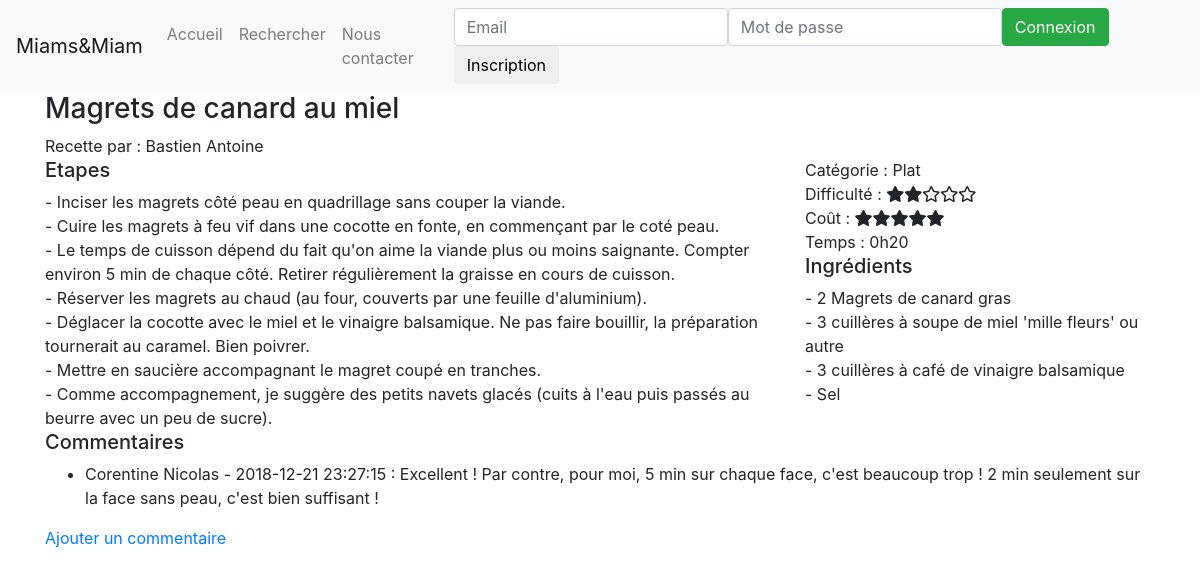
Screenshot of /recette.php?id=2 with the database file from the repository.
### tables this page shows
CREATE TABLE `recettes` (
  `id` int(11) NOT NULL,
  `nom` varchar(255) NOT NULL,
  `entree` tinyint(1) NOT NULL,
  `plat` tinyint(1) NOT NULL,
  `dessert` tinyint(1) NOT NULL,
  `cout` int(11) NOT NULL,
  `difficulte` int(11) NOT NULL,
  `idAuteur` int(11) NOT NULL,
  `temps` int(11) NOT NULL,
  `ingredients` text NOT NULL,
  `recette` text NOT NULL
);

CREATE TABLE `utilisateurs` (
  `id` int(11) NOT NULL,
  `nom` varchar(255) NOT NULL,
  `prenom` varchar(255) NOT NULL,
  `email` varchar(255) NOT NULL,
  `mdp` varchar(255) NOT NULL,
  `type` varchar(255) NOT NULL,
  `statut` varchar(255) NOT NULL
);

CREATE TABLE `commentaire` (
  `id` int(11) NOT NULL,
  `idAuteur` int(11) NOT NULL,
  `idRecette` int(11) NOT NULL,
  `date` datetime NOT NULL,
  `commentaire` text NOT NULL
);

### recette.php (the view, shortened to what this page needs)
<!doctype html>
<html lang="fr">
<head>
	<?php include("includes/header.php"); ?>
</head>
<body>
	<?php include("includes/navigation.php"); ?>
	<div class="container">
		<div class="row">
			<?php
				function formatTemps($temps) {
					$heures = intdiv($temps, 60);
					$minutes = $temps % 60;
					return $heures.'h'.$minutes;
				}
				function showRange($numberOn, $numberMax) {
					$numberOff = $numberMax - $numberOn;
					for($i = 0; $i<$numberOn; $i++) {
						echo '<i class="fas fa-star"></i>';
					}
					for($i = 0; $i<$numberOff; $i++) {
						echo '<i class="far fa-star"></i>';
					}
				}
				$idRecette = intval($_GET['id']);
				include("includes/connexionpdo.php");
				$query = $db->query("SELECT * FROM recettes WHERE id = ".$idRecette);
				$recette = $query->fetchAll()[0];
				$query = $db->query("SELECT * FROM utilisateurs WHERE id = ".$recette["idAuteur"]);
				$auteur = $query->fetchAll()[0];
			?>
			<div class="col-lg-12">
				<h3><?php echo $recette["nom"]; ?></h3>
				Recette par : <?php echo $auteur["prenom"]." ".$auteur["nom"]; ?>
			</div>
		</div>
		<div class="row">
			<div class="col-lg-8">
				<h5>Etapes</h5>
				<?php echo str_replace(array("\r\n", "\n", "\r"),'<br />' ,$recette["recette"]); ?></br>
			</div>
			<div class="col-lg-4">
				Catégorie :
				<?php
					if($recette['entree'] == 1) {
						echo 'Entrée';
					} elseif($recette['plat'] == 1) {
						echo 'Plat';
					} elseif($recette['dessert'] == 1) {
						echo 'Dessert';
					}
				?><br/>
				Difficulté : <?php showRange($recette['difficulte'], 5); ?><br/>
				Coût : <?php showRange($recette['cout'], 5); ?><br/>
				Temps : <?php echo formatTemps($recette['temps']); ?>
				<h5>Ingrédients</h5>
				<?php echo str_replace(array("\r\n", "\n", "\r"),'<br />' ,$recette["ingredients"]); ?></br>
			</div>
		</div>
		<div class="row">
			<div class="col-lg-12">
				<h5>Commentaires</h5>
				<?php
					$query = $db->query("SELECT commentaire.date, commentaire.commentaire, utilisateurs.nom, utilisateurs.prenom FROM commentaire JOIN utilisateurs ON utilisateurs.id = commentaire.idAuteur WHERE idRecette = ".$idRecette);
					echo '<ul>';
					while($commentaire = $query->fetch()) {
						?>
						<li><?php echo $commentaire["prenom"]." ".$commentaire["nom"].' - '.$commentaire["date"].' : '.$commentaire["commentaire"]; ?></li>
						<?php
					}
					echo '</ul>';
				?>
				<a href="ajout_commentaire.php?idRecette=<?php echo $idRecette; ?>">Ajouter un commentaire</a>
			</div>
		</div>
	</div>
</body>
</html>

### rows the page displays
recettes: nom "Magrets de canard au miel", recette "- Inciser les magrets côté peau en quadrillage sans couper la viande. - Cuire les magrets à feu vif dans une cocotte en fonte, en commençant par le coté peau. - Le temps de cuisson dépend du fait qu'on aime la viande plus ou moins saignante. Compter environ 5 min de chaque côté. Retirer régulièrement la graisse en cours de cuisson. - Réserver les magrets au chaud (au four, couverts par une feuille d'aluminium). - Déglacer la cocotte avec le miel et le vinaigre balsamique. Ne pas faire bouillir, la préparation tournerait au caramel. Bien poivrer. - Mettre en saucière accompagnant le magret coupé en tranches. - Comme accompagnement, je suggère des petits navets glacés (cuits à l'eau puis…", difficulte 2 (drawn), cout 5 (drawn), temps "0h20", ingredients "- 2 Magrets de canard gras - 3 cuillères à soupe de miel 'mille fleurs' ou autre - 3 cuillères à café de vinaigre balsamique - Sel"
utilisateurs: prenom "Bastien", nom "Antoine"
commentaire: idAuteur.prenom "Corentine", idAuteur.nom "Nicolas", date "2018-12-21 23:27:15", commentaire "Excellent ! Par contre, pour moi, 5 min sur chaque face, c'est beaucoup trop ! 2 min seulement sur la face sans peau, c'est bien suffisant !"
